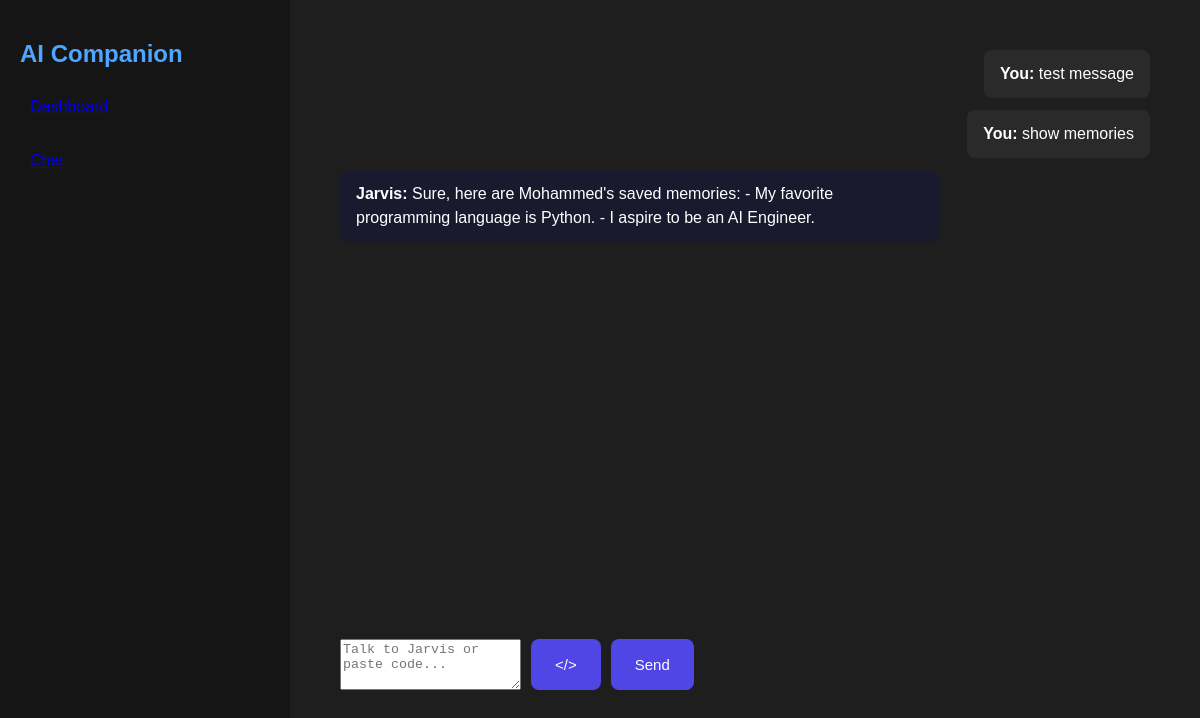
The app's page /chat, older data.
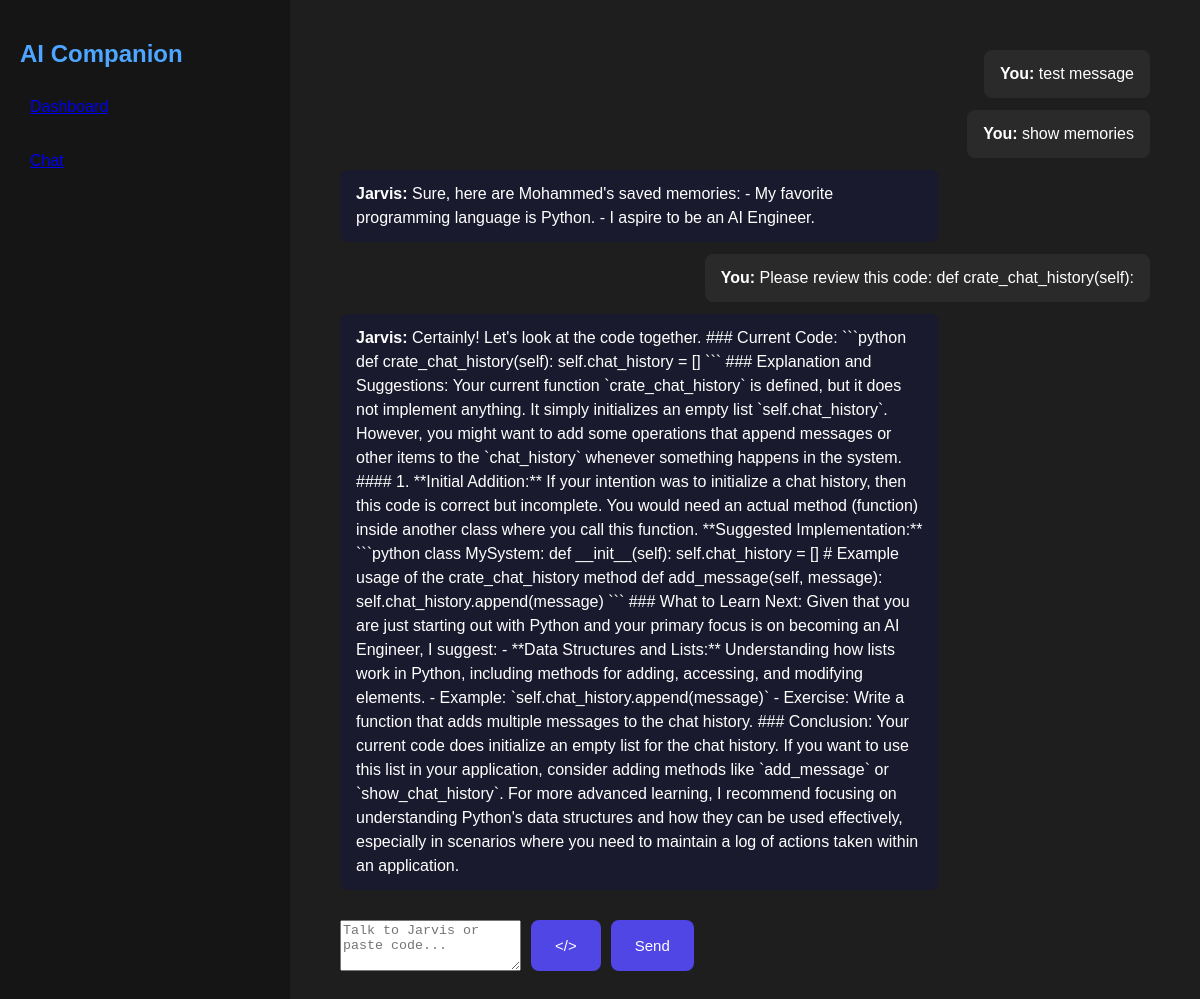
The same page, newer data.
### tables this page shows
CREATE TABLE chat_history (
            id INTEGER PRIMARY KEY AUTOINCREMENT,
            role TEXT NOT NULL,
            content TEXT NOT NULL,
            timestamp TEXT NOT NULL
        );

### app.py (the view)
@app.route("/chat")
def chat_page():
    history = db.get_chat_history()
    return render_template("chat.html", history=history)

### src/memory.py (called while the page is built)
    def get_chat_history(self):
        conn=sqlite3.connect(self.db_path)
        cursor=conn.cursor()
        cursor.execute("""
                    SELECT role,content FROM chat_history
                    ORDER BY id ASC
                       """)
        chat_history = cursor.fetchall()
        conn.close()
        return chat_history

### templates/chat.html (shortened to what this page needs)
<!DOCTYPE html>
<html>
<head>
    <link rel="stylesheet" href="{{ url_for('static', filename='style.css') }}">
</head>
<body>
<div class="container">
    <div class="sidebar">
        <h2 id="logo">AI Companion</h2>
        <p class="menu-item"><a href="/">Dashboard</a></p>
        <p class="menu-item"><a href="/chat">Chat</a></p>
    </div>
    <div class="main">
        <div class="chat-container">
           <div class="chat-box" id="chatBox">
    {% for msg in history %}
        <div class="message {{ 'user-message' if msg[0] == 'user' else 'ai-message' }}">
            <strong>{{ 'You' if msg[0] == 'user' else 'Jarvis' }}:</strong> {{ msg[1] }}
        </div>
    {% endfor %}
</div>
           <div class="chat-input-area">
    <textarea id="userInput" placeholder="Talk to Jarvis or paste code..." rows="3"></textarea>
    <button id="codeModeBtn" onclick="toggleCodeMode()">&lt;/&gt;</button>
    <button onclick="sendMessage()">Send</button>
</div>
        </div>
    </div>
</div>
</body>
</html>

### static/style.css (style rules this page uses)
body { margin: 0; font-family: Arial, sans-serif; background-color: #1e1e1e; color: white; }
.container { display: flex; }
.sidebar { width: 250px; height: 100vh; background-color: #151515; padding: 20px; }
.main { flex: 1; padding: 30px; }
.menu-item { padding: 10px; border-radius: 8px; }
#logo { color: #4da6ff; }
.chat-container { display: flex; flex-direction: column; height: 85vh; }
.chat-box { flex: 1; overflow-y: auto; padding: 20px; display: flex; flex-direction: column; gap: 12px; }
.message { padding: 12px 16px; border-radius: 8px; max-width: 70%; line-height: 1.5; }
.user-message { background: #2a2a2a; align-self: flex-end; }
.ai-message { background: #1a1a2e; align-self: flex-start; }
.chat-input-area { display: flex; gap: 10px; padding: 20px; }
.chat-input-area button { padding: 12px 24px; background: #4f46e5; color: white; border: none; border-radius: 8px; cursor: pointer; font-size: 15px; }

Row changes from the older to the newer data that the page shows:
added chat_history: role "You", content "Please review this code: def crate_chat_history(self):"
added chat_history: role "Jarvis", content "Certainly! Let's look at the code together. ### Current Code: ```python def crate_chat_history(self): self.chat_history = [] ``` ### Explanation and Suggestions: Your current function `crate_chat_history` is defined, but it does not implement anything. It simply initializes an empty list `self.chat_history`. However, you might want to add some operations that append messages or other items to the `chat_history` whenever something happens in the system. #### 1. **Initial Addition:** If your intention was to initialize a chat history, then this code is correct but incomplete. You would need an actual method (function) inside another class where you call this function. **Suggested…"
